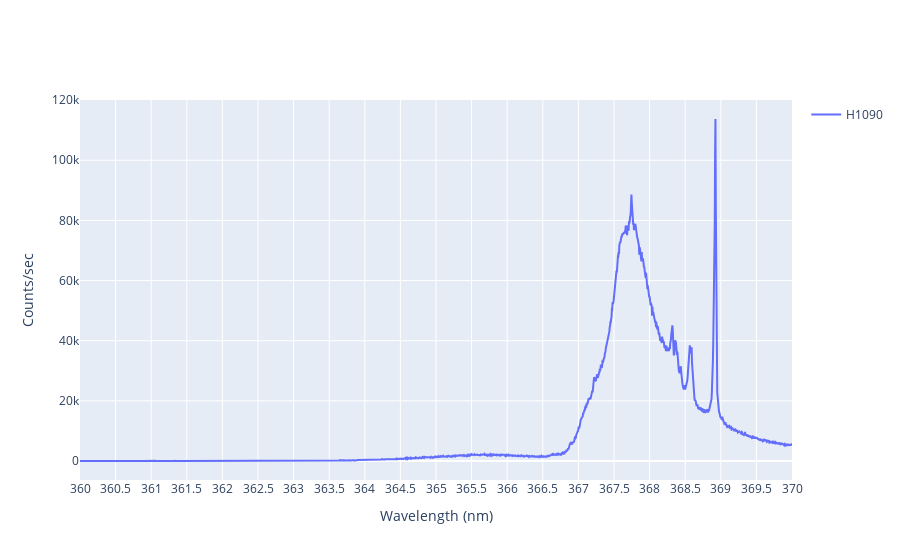

Write notebook code for a chart like this one.
### Code cell
import numpy as np
import matplotlib.pyplot as plt
import pandas as pd
import plotly.express as px
import plotly.graph_objects as go

#E = hc/lambda in eV calculations
h = 6.6261*10**(-34) # m^2kg/s
c = 2.9979*10**8 # m/s
eV = 1.6022*10**(-19) # J
Conversion = h*c/eV

FileNames = [0]*1
for i in range(len(FileNames)):
    if i <= 5:
        string = '202007100%.0f' %(i+2)
    else:
        string = '20200709%.0f' %(i+4)
    FileNames[i] = [string]
    print(FileNames[i])

fig = go.Figure()

for j in range(len(FileNames)):
    
    
    Wavelength, Count = np.genfromtxt(FileNames[j][0], delimiter="\t", unpack = True, skip_header=4)
    #EnergyEV = [0]*len(Wavelength)
    
    #Wavelength = Wavelength*10**(-9)*1.000289
    EnergyEV = Conversion/Wavelength*1000
    
    # Add traces
    fig.add_trace(go.Scatter(x=Wavelength, y=Count,
                    mode='lines',
                    #name='%.0f' %j, 
                            name = 'H1090'))

fig['layout']['xaxis'].update(title='Wavelength (nm)', dtick=0.5, autorange=True)
fig['layout']['yaxis'].update(title='Counts/sec', autorange=True)
fig.update_layout(showlegend=True)
fig.show()

### Figure 1 — Plotly figure (JSON) as saved in the notebook; plotly's stock layout.template omitted (floating-point values rounded to 4 significant figures; data arrays with more than 128 entries replaced by an {"elided": "..."} marker saying what was removed)
{"data": [{"mode": "lines", "name": "H1090", "type": "scatter", "x": {"elided": "2001 float values"}, "y": {"elided": "2001 int values"}}], "layout": {"showlegend": true, "xaxis": {"autorange": true, "dtick": 0.5, "title": {"text": "Wavelength (nm)"}}, "yaxis": {"autorange": true, "title": {"text": "Counts/sec"}}}}
